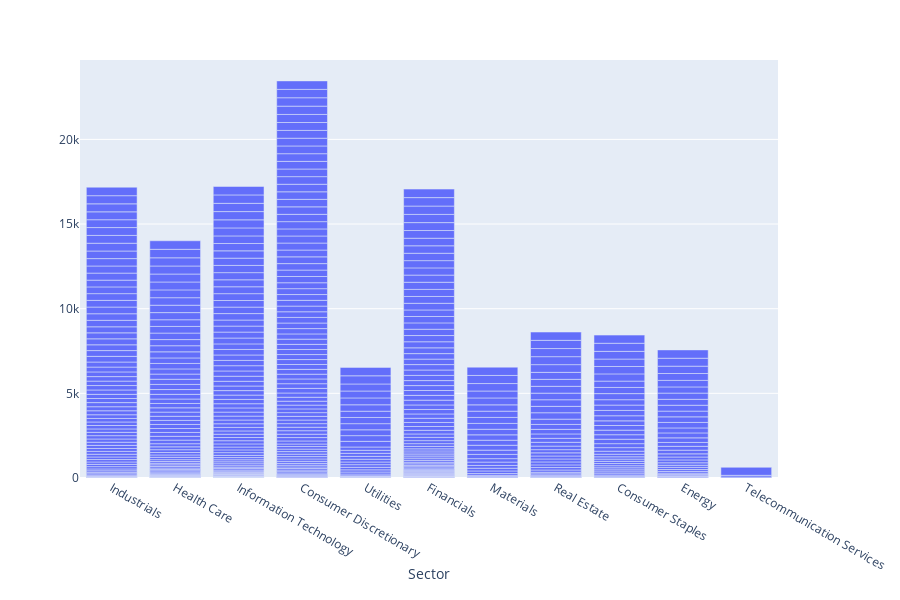

Write notebook code for a chart like this one.
### Markdown cell above
This is how I will be getting information from. These companies. These are all securities covered under the S&P 500.

### Code cell
px.bar(stocks_df, x = 'Sector')

### Figure 1 — Plotly figure (JSON) as saved in the notebook; plotly's stock layout.template omitted (floating-point values rounded to 4 significant figures; data arrays with more than 128 entries replaced by an {"elided": "..."} marker saying what was removed)
{"data": [{"alignmentgroup": "True", "hovertemplate": "Sector=%{x}<extra></extra>", "legendgroup": "", "marker": {"color": "#636efa"}, "name": "", "offsetgroup": "", "orientation": "v", "showlegend": false, "textposition": "auto", "type": "bar", "uid": "aabda262-5713-4943-996e-d75baf349c48", "x": {"elided": "505 str values"}, "xaxis": "x", "yaxis": "y"}], "layout": {"barmode": "relative", "grid": {"xaxes": ["x"], "xgap": 0.1, "xside": "bottom", "yaxes": ["y"], "ygap": 0.1, "yside": "left"}, "height": 600, "legend": {"tracegroupgap": 0}, "margin": {"t": 60}, "xaxis": {"title": {"text": "Sector"}}}}
